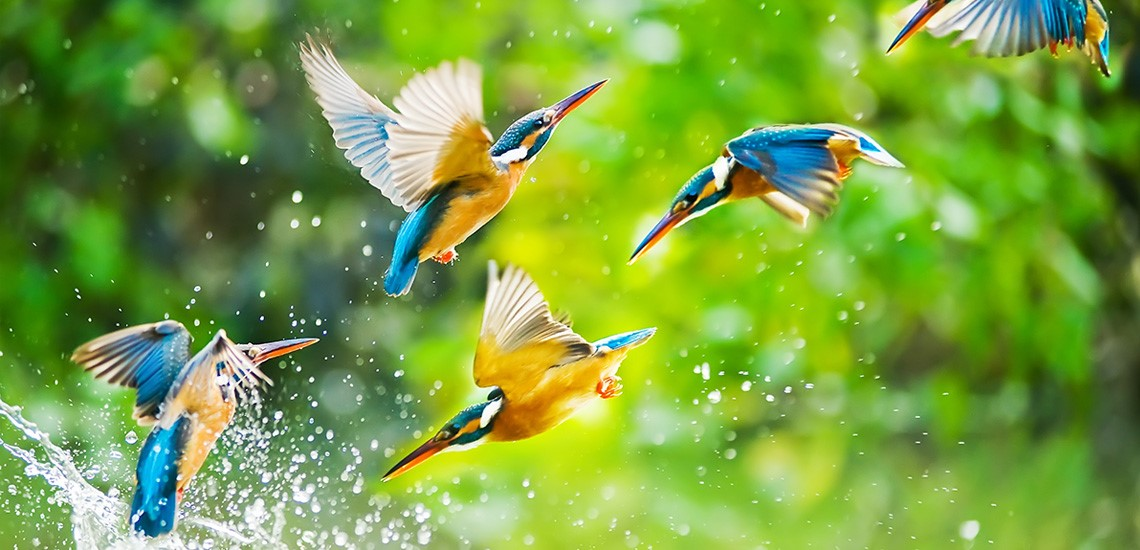
#> input picture image.jpg, 1140 x 550 px
$ python imgNegative.py
#> lines starting #> are read from the running program, lines starting #| are printed output that depends on the picture
# -*- coding: utf-8 -*-
import numpy as np
import matplotlib.pyplot as plt

# o código espera que a imagem esteja no mesmo diretório que ele
try:
  img = plt.imread('image.jpg')  # leitura da imagem como um numpy array
#> img is the input picture: shape (550, 1140, 3); mean R, G, B 121.7, 160.7, 65.4
except:
  print("An exception occurred")
  exit(0)

nrows, ncols = img.shape[:2]  # obtendo as dimensões da imagem linhas x colunas
#> nrows = 550; ncols = 1140
img_copy = img.copy()  # cópia da imagem(array) para ser alterado

for i in range(nrows):
    for j in range(ncols):
        img_copy[i,j][:3] = 255 - img[i,j][:3]  # negativando o pixel
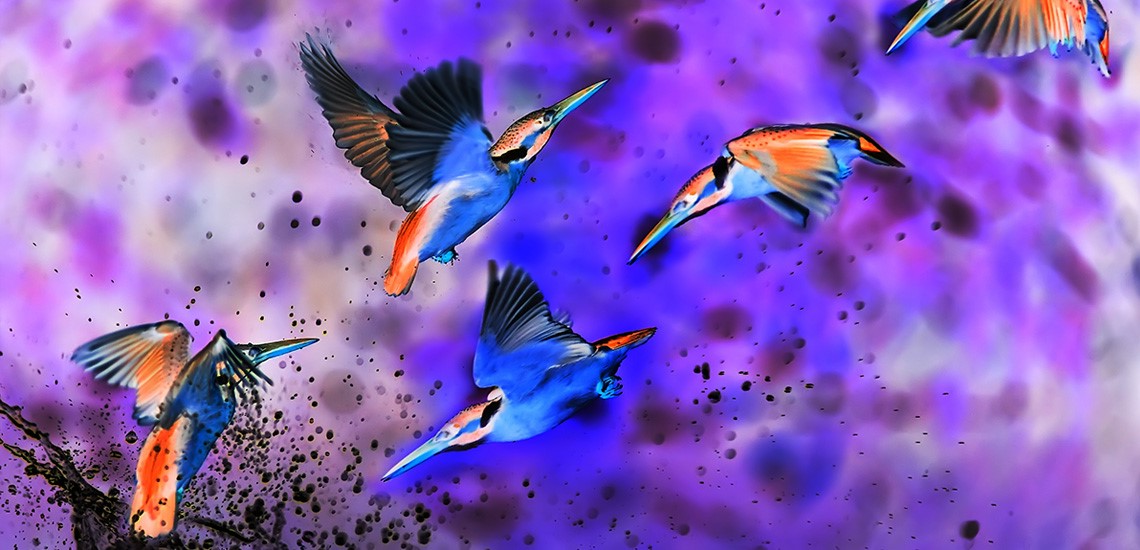
#> img_copy: shape (550, 1140, 3); mean R, G, B 133.3, 94.3, 189.6

plt.imsave('image_negative.jpg', img_copy)
plt.imshow(img_copy)
plt.show()
